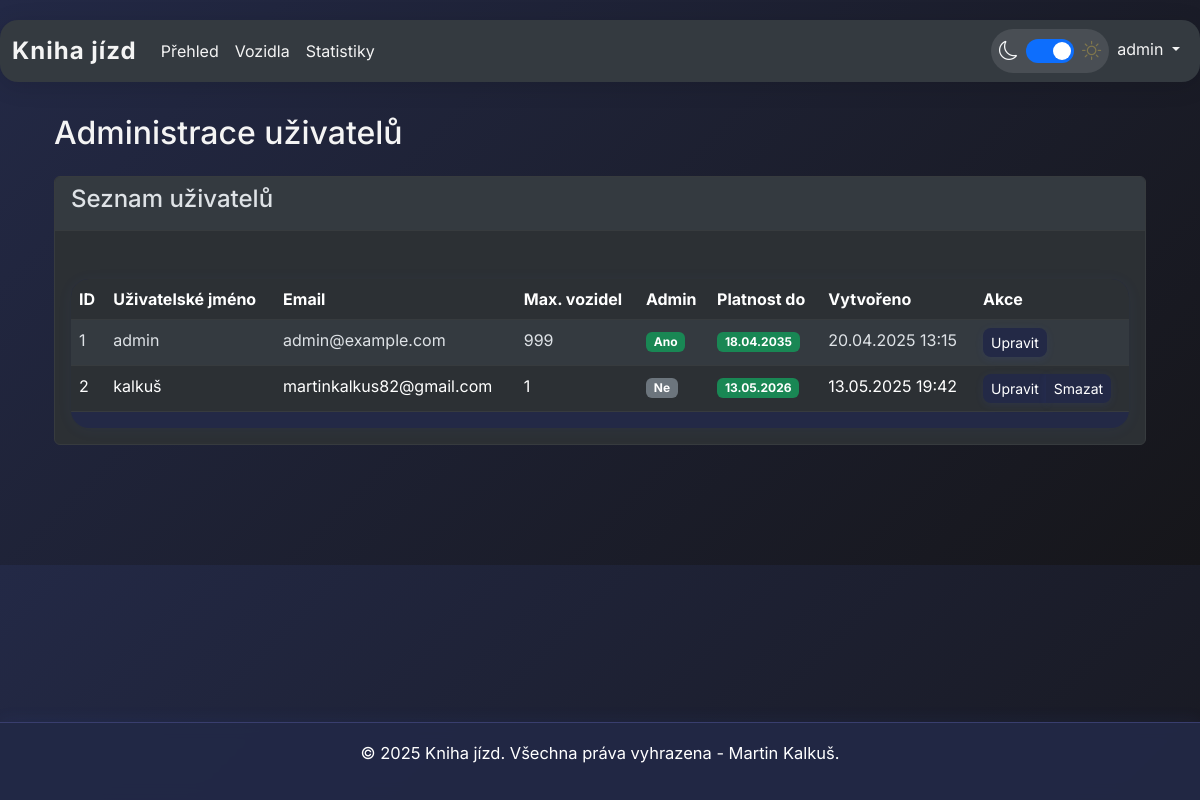
The page /admin (signed in) on the database its author committed.
### models.py (models this page shows, shortened)
class User(UserMixin, db.Model):
    __tablename__ = 'users'
    id = db.Column(Integer, primary_key=True)
    username = db.Column(String(80), unique=True, nullable=False)
    prijmeni = db.Column(String(80), nullable=False)  # Nové pole pro příjmení
    email = db.Column(String(120), unique=True, nullable=False)
    password_hash = db.Column(String(128))
    max_vozidel = db.Column(Integer, default=1)  # Maximální počet vozidel
    created_at = db.Column(DateTime, default=datetime.utcnow)
    platnost_do = db.Column(DateTime, nullable=False)  # Nové pole pro platnost účtu
    is_admin = db.Column(Boolean, default=False)
    dark_mode = db.Column(Boolean, default=True)  # Preference dark mode
    def is_account_valid(self):
        return datetime.utcnow() <= self.platnost_do

### app.py (the view)
@app.route('/admin')
@login_required
@admin_required
def admin():
    users = User.query.all()
    return render_template('admin.html', users=users)

### app.py (called while the page is built, shortened)
@app.before_request
def before_request():
    if current_user.is_authenticated:
        if 'dark_mode' not in session or session['dark_mode'] != current_user.dark_mode:
            session['dark_mode'] = current_user.dark_mode
    @after_this_request
    def set_theme_cookie(response):
        response.set_cookie('dark_mode',
                         'true' if session.get('dark_mode', True) else 'false',
                         max_age=60*60*24*365*2,  # Platnost 2 roky
                         samesite='Lax')
        return response

@login_manager.user_loader
def load_user(user_id):
    return User.query.get(int(user_id))

def admin_required(f):
    @wraps(f)
    def decorated_function(*args, **kwargs):
        if not current_user.is_authenticated or not current_user.is_admin:
            flash('Pro přístup k této stránce musíte být administrátor.', 'danger')
            return redirect(url_for('index'))
        return f(*args, **kwargs)
    return decorated_function

@app.context_processor
def inject_now():
    return {'now': datetime.now()}

### templates/admin.html (shortened to what this page needs)
{% extends 'base.html' %}
{% block content %}
<div class="container mt-4">
    <h2>Administrace uživatelů</h2>
    <div class="card mt-4">
        <div class="card-header">
            <h4>Seznam uživatelů</h4>
        </div>
        <div class="card-body">
            <div class="table-responsive">
                <table class="table table-striped">
                    <thead>
                        <tr>
                            <th>ID</th>
                            <th>Uživatelské jméno</th>
                            <th>Email</th>
                            <th>Max. vozidel</th>
                            <th>Admin</th>
                            <th>Platnost do</th>
                            <th>Vytvořeno</th>
                            <th>Akce</th>
                        </tr>
                    </thead>
                    <tbody>
                        {% for user in users %}
                        <tr>
                            <td>{{ user.id }}</td>
                            <td>{{ user.username }}</td>
                            <td>{{ user.email }}</td>
                            <td>{{ user.max_vozidel }}</td>
                            <td>
                                {% if user.is_admin %}
                                <span class="badge bg-success">Ano</span>
                                {% else %}
                                <span class="badge bg-secondary">Ne</span>
                                {% endif %}
                            </td>
                            <td>
                                {% if user.is_account_valid() %}
                                <span class="badge bg-success">{{ user.platnost_do.strftime('%d.%m.%Y') }}</span>
                                {% else %}
                                <span class="badge bg-danger">Vypršelo {{ user.platnost_do.strftime('%d.%m.%Y') }}</span>
                                {% endif %}
                            </td>
                            <td>{{ user.created_at.strftime('%d.%m.%Y %H:%M') }}</td>
                            <td>
                                <div class="btn-group">
                                    <button type="button" class="btn btn-sm btn-primary" data-bs-toggle="modal" data-bs-target="#editUser{{ user.id }}">
                                        Upravit
                                    </button>
                                    {% if user.id != current_user.id %}
                                    <button type="button" class="btn btn-sm btn-danger" data-bs-toggle="modal" data-bs-target="#deleteUser{{ user.id }}">
                                        Smazat
                                    </button>
                                    {% endif %}
                                </div>
                            </td>
                        </tr>
                        {% endfor %}
                    </tbody>
                </table>
            </div>
        </div>
    </div>
</div>
{% endblock %}

### templates/base.html (shortened to what this page needs)
{% if now is not defined %}{% set now = namespace(year=2025, month=4) %}{% endif %}
<!DOCTYPE html>
<html lang="cs" data-bs-theme="{{ 'dark' if session.get('dark_mode', True) else 'light' }}">
<head>
    <link href="https://cdn.jsdelivr.net/npm/bootstrap@5.3.2/dist/css/bootstrap.min.css" rel="stylesheet">
    <link href="{{ url_for('static', filename='css/dark-mode.css') }}" rel="stylesheet">
    <link rel="stylesheet" href="https://cdn.jsdelivr.net/npm/bootstrap-icons@1.10.5/font/bootstrap-icons.css">
</head>
<body>
    <nav class="navbar navbar-expand-lg bg-body-tertiary">
        <div class="container-fluid">
            <a class="navbar-brand" href="{{ url_for('index') }}">Kniha jízd</a>
            <div class="collapse navbar-collapse" id="navbarNav">
                <ul class="navbar-nav me-auto">
                    {% if current_user.is_authenticated %}
                    <li class="nav-item">
                        <a class="nav-link" href="{{ url_for('index') }}">Přehled</a>
                    </li>
                    <li class="nav-item">
                        <a class="nav-link" href="{{ url_for('vozidla') }}">Vozidla</a>
                    </li>
                    <li class="nav-item">
                        <a class="nav-link" href="{{ url_for('statistiky') }}">Statistiky</a>
                    </li>
                    {% endif %}
                </ul>
                <ul class="navbar-nav">
                    <li class="nav-item">
                        <div class="theme-switch"
                             data-is-authenticated="{{ 'true' if current_user.is_authenticated else 'false' }}"
                             data-dark-mode="{{ 'true' if current_user.is_authenticated and current_user.dark_mode else 'false' }}">
                            <i class="bi bi-moon" id="moonIcon"></i>
                            <div class="form-check form-switch">
                                <input class="form-check-input" type="checkbox" role="switch" id="toggleTheme"
                                    {{ 'checked' if current_user.is_authenticated and current_user.dark_mode else '' }}>
                            </div>
                            <i class="bi bi-sun" id="sunIcon"></i>
                        </div>
                    </li>
                    {% if current_user.is_authenticated %}
                    <li class="nav-item dropdown">
                        <a class="nav-link dropdown-toggle" href="#" id="userDropdown" role="button" data-bs-toggle="dropdown" aria-expanded="false">
                            {{ current_user.username }}
                        </a>
                    </li>
                    {% endif %}
                </ul>
            </div>
        </div>
    </nav>
    <div class="container mt-4">
        {% block content %}{% endblock %}
    </div>
    <footer class="footer">
        <div class="container">
            <div class="footer-text">
                <p>&copy; 2025 Kniha jízd. Všechna práva vyhrazena - Martin Kalkuš. </p>
            </div>
        </div>
    </footer>
</body>
</html>

### static/css/dark-mode.css (style rules this page uses)
[data-bs-theme="dark"] { --bs-body-color: #dee2e6; --bs-body-bg: #212529; --bs-primary: #0d6efd; --bs-secondary: #6c757d; --bs-success: #198754; --bs-info: #0dcaf0; --bs-warning: #ffc107; --bs-danger: #dc3545; --bs-light: #f8f9fa; --bs-dark: #212529; }
[data-bs-theme="dark"] .navbar { background-color: #343a40 !important; }
[data-bs-theme="dark"] .card { background-color: #2c3034; border-color: #373b3e; }
[data-bs-theme="dark"] .card-header { background-color: #343a40; border-bottom-color: #373b3e; }
[data-bs-theme="dark"] .table { --bs-table-bg: #2c3034; --bs-table-striped-bg: #343a40; --bs-table-striped-color: #dee2e6; --bs-table-active-bg: #373b3e; --bs-table-active-color: #dee2e6; --bs-table-hover-bg: #323539; --bs-table-hover-color: #dee2e6; border-color: #373b3e; }

### templates/base.html (style rules this page uses)
body { font-family: 'Inter', Arial, sans-serif; margin-bottom: 120px; background: linear-gradient(135deg, #232946 0%, #16161a 100%); color: #f4f4f4; }
.navbar { box-shadow: 0 4px 24px rgba(0,0,0,0.12); border-radius: 18px; margin: 20px 0 32px 0; background: rgba(34, 41, 70, 0.92); backdrop-filter: blur(8px); }
.navbar-brand { font-weight: 700; font-size: 1.5rem; letter-spacing: 1px; color: #fff !important; }
.nav-link, .navbar-nav .nav-link, .navbar-brand { color: #f4f4f4 !important; transition: color 0.2s; }
.theme-switch { display: flex; align-items: center; gap: 0.5rem; padding: 0.5rem; border-radius: 2rem; background: rgba(255, 255, 255, 0.1); }
.theme-switch i { font-size: 1.2rem; transition: opacity 0.3s ease; }
.theme-switch i.bi-moon { color: #f8f9fa; }
.theme-switch i.bi-sun { color: #ffd43b; }
.form-switch { padding-left: 0; margin: 0; }
.form-check-input { width: 3em !important; height: 1.5em !important; margin: 0 !important; background-color: #6c757d; border: none; cursor: pointer; transition: background-color 0.3s ease, background-position 0.15s ease-in-out; }
.form-check-input:checked { background-color: #0d6efd; }
.btn, .btn-action { border-radius: 8px; box-shadow: 0 2px 8px rgba(67,97,238,0.10); transition: box-shadow 0.2s, background 0.2s, color 0.2s; background: #232946; color: #fff; border: none; }
.table-responsive { margin-top: 32px; border-radius: 18px; overflow: hidden; box-shadow: 0 2px 16px rgba(67,97,238,0.06); background: #232946; }
.footer { position: fixed; bottom: 0; width: 100%; background: rgba(34, 41, 70, 0.95); padding: 18px 0; text-align: center; border-top: 1px solid #393e6e; box-shadow: 0 -2px 16px rgba(67,97,238,0.07); backdrop-filter: blur(8px); }
.footer .container { display: flex; align-items: center; justify-content: center; gap: 32px; }
.footer-text { text-align: left; font-size: 1.03em; color: #fff; }

### rows shown on the page
User: username "admin", id "1", email "admin@example.com", max_vozidel "999", is_admin "Ano", platnost_do "18.04.2035", created_at "20.04.2025 13:15"
User: id "2", username "kalkuš", email "martinkalkus82@gmail.com", max_vozidel "1", is_admin "Ne", platnost_do "13.05.2026", created_at "13.05.2025 19:42"
